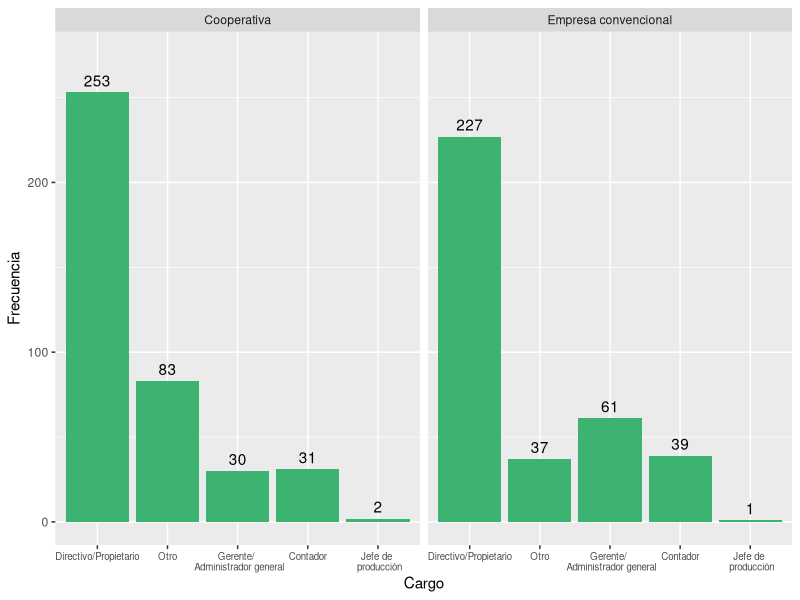
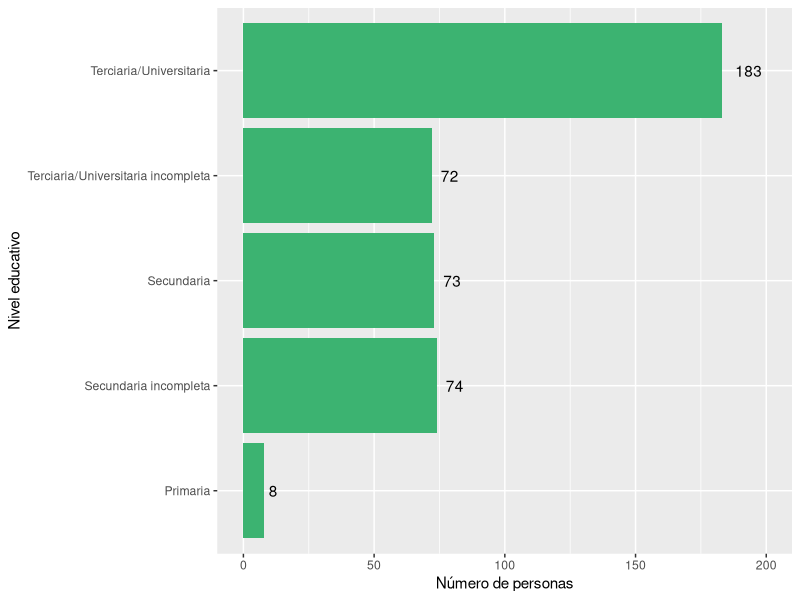
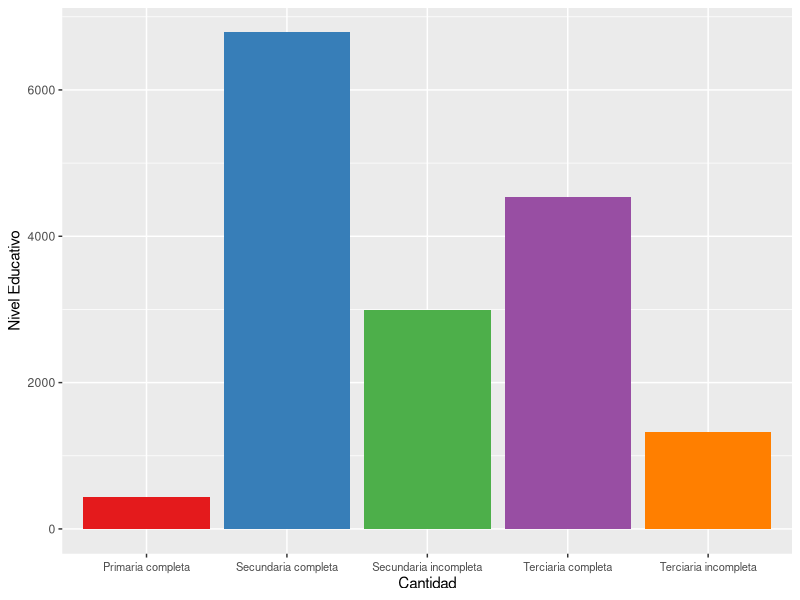
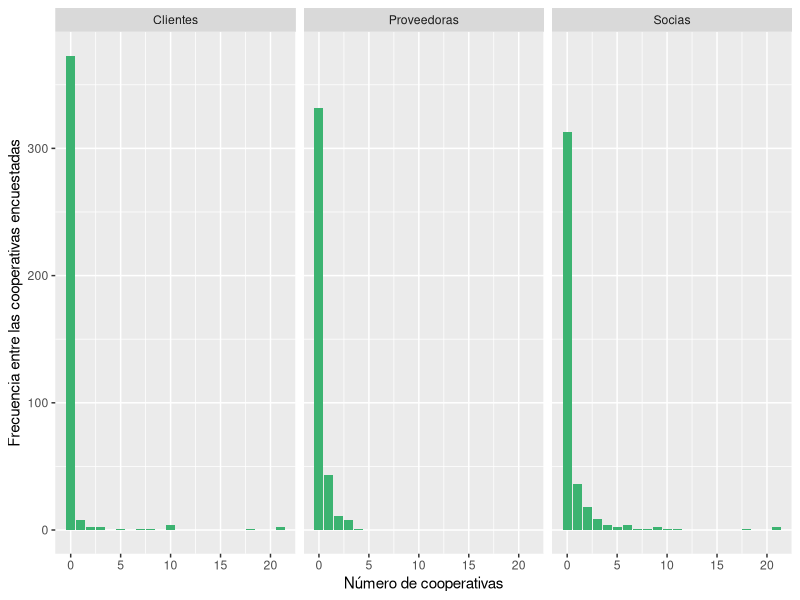
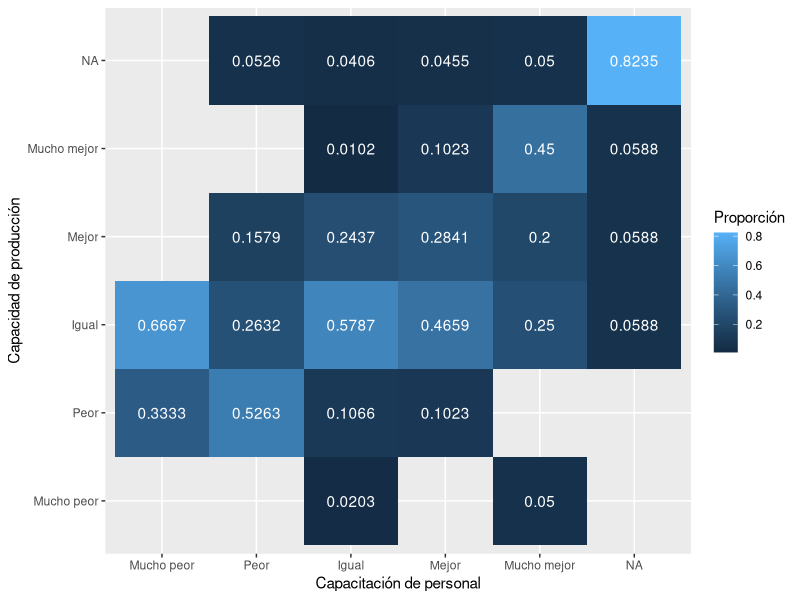
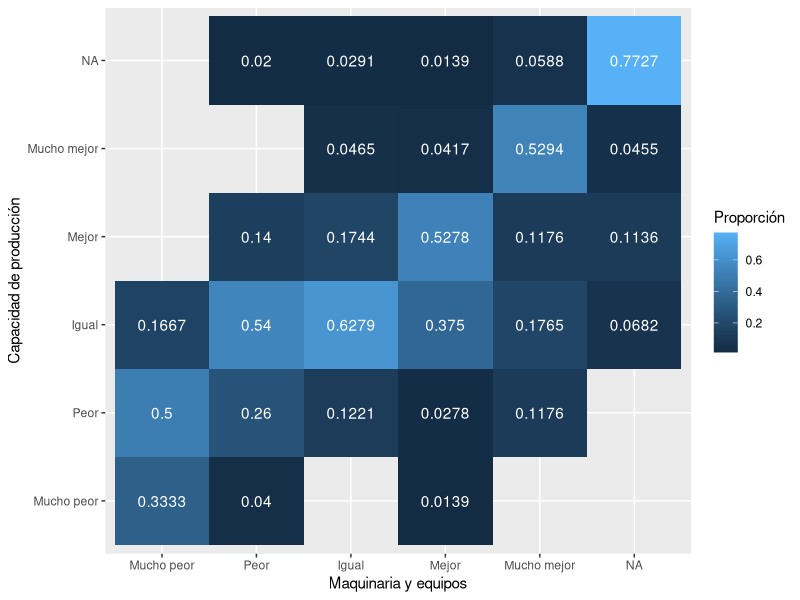
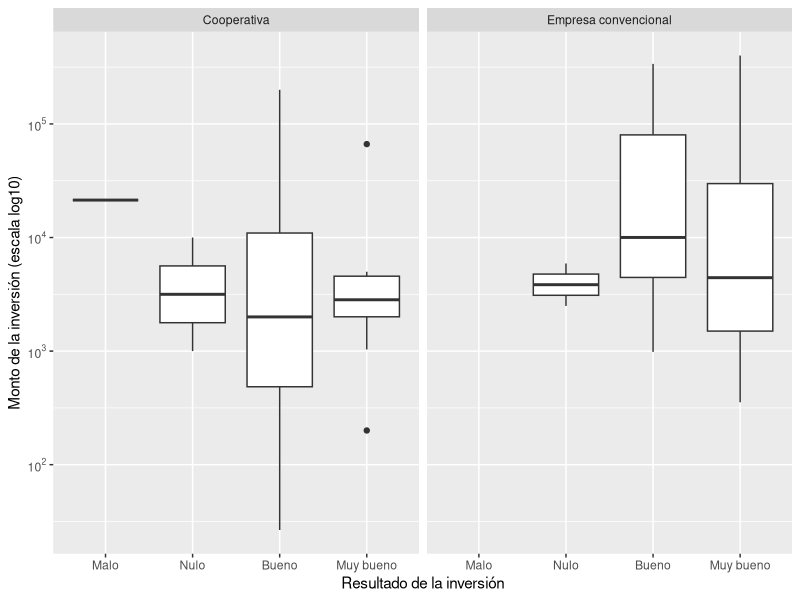

Generate these figures, in order, with R: (Note: this script raises an error after producing the figures.)
## ---- chunk 1
knitr::opts_chunk$set(echo = FALSE, fig.pos = 'h', message = FALSE, warning = FALSE, fig.height = 5)
## ---- chunk 2
### PREPARACIÓN DE LOS DATOS ###

library(tidyverse)
library(haven)
library(scales)
library(lubridate)

datos <- read_dta("Datos/2011_2013panel.dta")

#Datos sobre: info general, cantidad de ocupados segun categorias   

gen_ocup <- datos %>% select(form, año, cp, ct, a22cargo, a4, a11a1, a11a2, a11a3,b1, b2SOC1:b2ASALtot, b2SOC135:b2ASALtotf, b3soc2p: b3asal6tuc, starts_with("ciiu"))


#Datos sobre: supervisión y conflicto: gestion, ausentismo

sup_conf <- datos %>%
  select(form, año, f21, f22, f23, f3, f3b1, f3b2, f3b3, f4bactitud, f4ccalidad)

  
#Datos sobre: tecnologia e innovación

tecno <- datos %>%
  select(form, año, g11:g31, g31:g31resul, g4proc:g422emp, g41a, g41b, g43a:g44b)
  
#Opiniones del entrevistado

opinion <- datos %>%
  select(form, año, h1posturaa, h5pacienci, h84educaci, h89sexo)

##Remuneraciones

#Salarios nominales promedio por categoria
Salarios <- datos %>% 
  select(form, año, c31asal:c36rs) 

##Inversion y financiamiento

EdiCons <- datos %>%
  select(Capital=d11capcap, Gastos= d11invgasg, Ingresos=d11invingi, Inversiones=d11invinv, Activo=d11actact)

TotAct <- datos %>%
  select(d16captot:d16acttot)

TotPas <- datos %>%
  select(d2tot)


#Trabajadores que ingresaron y dejaron la cooperativa por edad.
TraIng <- datos %>%
  select(año, b18a35soc:b18atot)

TraDej <- datos %>%
  select(año, b14a35soc:b14atot)

## ---- chunk 3

gen_ocup %>%
  filter(is.na(a22cargo) == FALSE) %>%
  mutate(a22cargo = recode(a22cargo, `1` = "Directivo/Propietario", `2` = "Gerente/ \n Administrador general", `3` = "Contador", `4` = "Jefe de \n producción", `5` = "Otro"), cp = recode(cp, `1` = "Cooperativa", `0` = "Empresa convencional")) %>%
  group_by(cp, a22cargo) %>%
  summarise(Frecuencia = n()) %>%
  ggplot(aes(x = reorder(a22cargo, -Frecuencia))) +
  geom_bar(aes(y = Frecuencia), stat = "identity", fill = "mediumseagreen") +
  facet_wrap(vars(cp)) + 
  geom_text(aes(y = Frecuencia, label = Frecuencia), vjust = -.5) +
  ylim(0, 275) + 
  theme(axis.text.x = element_text(size = 7)) +
  labs(x = "Cargo", y = "Frecuencia") 
## ---- chunk 4
opinion %>%
  filter(is.na(h89sexo) == FALSE) %>%  #En el primer anio no se pregunto
  ggplot() +
  geom_bar(aes(as.factor(h84educaci)), fill = "mediumseagreen") +
  scale_x_discrete(labels = c("Primaria", "Secundaria incompleta", "Secundaria", "Terciaria/Universitaria incompleta", "Terciaria/Universitaria")) +
  coord_flip() +
  labs(x = "Nivel educativo", y = "Número de personas") +
  geom_text(aes(x = h84educaci, y = (..count..), label = (..count..)), stat = "count", hjust = -.5) + ylim(0, 200)
## ---- chunk 5
gen_ocup %>%
  select(año, b3asal2p:b3asal6tuc) %>%
  filter(año == 2) %>% 
  group_by(año) %>%
  summarise(b3asal2p = sum(b3asal2p, na.rm = T),
            b3asal3si = sum(b3asal3si, na.rm = T),
            b3asal4sc = sum(b3asal4sc, na.rm = T),
            b3asal5tui = sum(b3asal5tui, na.rm = T),
            b3asal6tuc = sum(b3asal6tuc, na.rm = T)) %>%
  gather("NivelEducativo", "Cantidad", -año) %>%
  mutate(NivelEducativo = recode(NivelEducativo, b3asal2p = "Primaria completa", b3asal3si = "Secundaria incompleta", b3asal4sc = "Secundaria completa", b3asal5tui = "Terciaria incompleta", b3asal6tuc = "Terciaria completa")) %>% 
 ggplot() +
  geom_bar(aes(y = Cantidad, x = NivelEducativo, fill = NivelEducativo), stat = "identity") +
   theme(axis.text.x = element_text(vjust = 0.5, size = 8), legend.position = "none") +
  labs(x = "Cantidad", y = "Nivel Educativo", colour = "Nivel Educativo") +
  scale_fill_brewer(palette = "Set1")
## ---- chunk 6

#ver outliers

gen_ocup %>%
  mutate(tipo_coop = case_when(cp == 1 & is.na(ct) ~ "CP", ct == 1  ~ "CT")) %>%
  filter(a11a1 < 500, a11a2 < 500, a11a3 < 500) %>% #Hay outliers que son posibles errores y afectan mucho la grafica
  gather("tipo_colab", "cantidad", a11a1, a11a2, a11a3) %>%
  mutate(tipo_colab = recode(tipo_colab,a11a1 = "Proveedoras", a11a2 = "Socias", a11a3 = "Clientes")) %>%
  group_by(tipo_colab, cantidad) %>%
  summarise(n = n()) %>%
  ggplot() + 
  geom_bar(aes(x = cantidad, y =  n), stat = "identity", fill = "mediumseagreen") + 
  facet_wrap(vars(tipo_colab)) +
  labs(x = "Número de cooperativas", y = "Frecuencia entre las cooperativas encuestadas")
## ---- chunk 7
gen_ocup %>%
  mutate(tipo_coop = case_when(cp == 1 & is.na(ct) ~ "CP", ct == 1  ~ "CT")) %>%
  filter(a11a1 < 500, a11a2 < 500, a11a3 < 500) %>% #Hay outliers que son posibles errores y afectan mucho la grafica
  gather("tipo_colab", "cantidad", a11a1, a11a2, a11a3) %>%
  mutate(tipo_colab = recode(tipo_colab,a11a1 = "Proveedoras", a11a2 = "Socias", a11a3 = "Clientes")) %>%
  group_by(tipo_colab, cantidad) %>%
  filter(cantidad > 15)

## ---- chunk 8
dat_7 <- datos %>%
  select(form, año, g11, g12, g13, g14, g15) 

dat_7 %>%
  filter(año == 1) %>%
  group_by(g14, g12 ) %>%
  summarise(n = n()) %>%
  mutate(prop = round(n/sum(n), 4)) %>%
  ggplot(aes(x = as.factor(g14), y = as.factor(g12))) +
  geom_tile(aes(fill = prop)) +
  geom_text(aes(label = prop), color = "white") +
  scale_x_discrete(labels = c("Mucho peor", "Peor", "Igual", "Mejor", "Mucho mejor")) +
  scale_y_discrete(labels = c("Mucho peor", "Peor", "Igual", "Mejor", "Mucho mejor")) +
  labs(x = "Capacitación de personal", y = "Capacidad de producción", fill = "Proporción")
## ---- chunk 9
dat_7 <- datos %>%
  select(form, año, g11, g12, g13, g14, g15) 

dat_7 %>%
  filter(año == 1) %>%
  group_by(g15, g12 ) %>%
  summarise(n = n()) %>%
  mutate(prop = round(n/sum(n), 4)) %>%
  ggplot(aes(x = as.factor(g15), y = as.factor(g12))) +
  geom_tile(aes(fill = prop)) +
  geom_text(aes(label = prop), color = "white") +
  scale_x_discrete(labels = c("Mucho peor", "Peor", "Igual", "Mejor", "Mucho mejor")) +
  scale_y_discrete(labels = c("Mucho peor", "Peor", "Igual", "Mejor", "Mucho mejor")) +
  labs(x = "Maquinaria y equipos", y = "Capacidad de producción", fill = "Proporción")
## ---- chunk 10
datos %>%
  select(cp, form, año, g31:g31resul) %>%
  mutate(cp = recode(cp, `1` = "Cooperativa", `0` = "Empresa convencional")) %>%
  filter(g31 == 1, is.na(g31resul) == FALSE) %>%
  ggplot() +
  geom_boxplot(aes(x = as.factor(g31resul), y = g31inv)) +
  scale_y_log10(breaks = trans_breaks("log10", function(x) 10^x),
              labels = trans_format("log10", math_format(10^.x))) +
  facet_wrap(vars(cp)) + 
  scale_x_discrete(labels = c("Malo", "Nulo", "Bueno", "Muy bueno")) +
  labs(x = "Resultado de la inversión", y = "Monto de la inversión (escala log10)")
## ---- chunk 11
inno_arr %>% 
  ggplot() +
   geom_bar(aes(as.factor(year(a4)), fill = as.factor(g4prod)), position = "fill") +
   scale_fill_discrete(labels = c("Si", "No" )) +
   labs(x = "Año de inicio de actividades", y = "Proporción", fill = "¿Hubo innovación en producto?") +
   theme(axis.text.x = element_text(angle = 90)) 

## ---- chunk 12

ggplot(inno_arr) +
  geom_bar(aes(as.factor(year(a4)), fill = as.factor(g4proc)), position = "fill") +
  scale_fill_discrete(labels = c("Si", "No" )) +
  labs(x = "Año de inicio de actividades", y = "Proporción", fill = "¿Hubo innovación en proceso?") +
   theme(axis.text.x = element_text(angle = 90)) 

## ---- chunk 13

ggplot(inno_arr) +
  geom_bar(aes(as.factor(year(a4)), fill = as.factor(g4org)), position = "fill") +
  scale_fill_discrete(labels = c("Si", "No" )) +
  labs(x = "Año de inicio de actividades", y = "Proporción", fill = "¿Hubo innovación en organización?") +
   theme(axis.text.x = element_text(angle = 90)) 

## ---- chunk 14

ggplot(inno_arr) +
  geom_bar(aes(as.factor(year(a4)), fill = as.factor(g4com)), position = "fill") +
  scale_fill_discrete(labels = c("Si", "No" )) +
  labs(x = "Año de inicio de actividades", y = "Proporción", fill = "¿Hubo innovación en comercialización?") +
   theme(axis.text.x = element_text(angle = 90)) 
